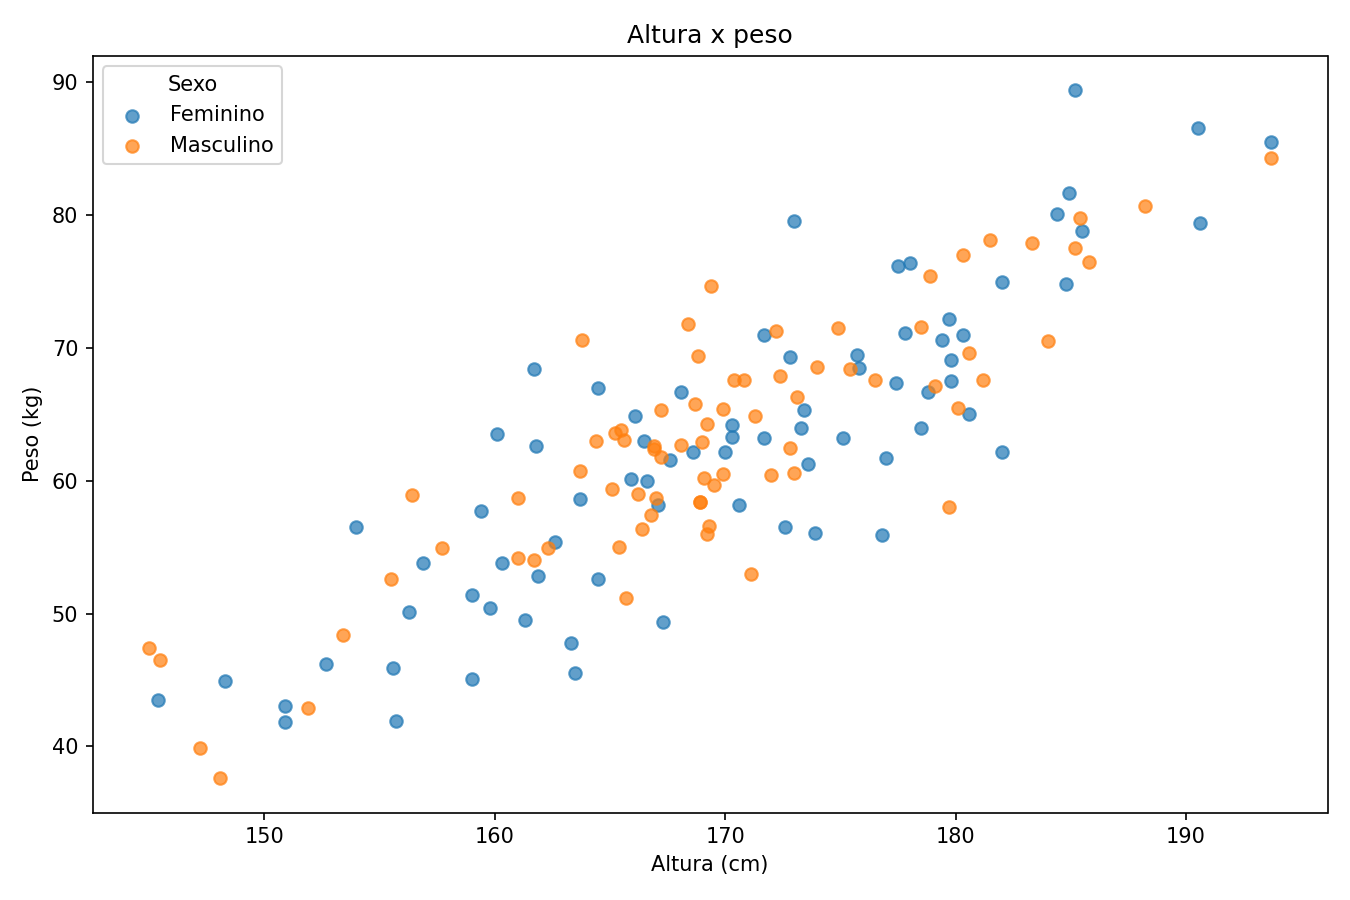

Write the Python code that produced this figure.
import pandas as pd
import matplotlib.pyplot as plt
from pathlib import Path

ARQUIVO = Path(__file__).resolve().parent / "dados_dispersao.csv"
df = pd.read_csv(ARQUIVO)

plt.figure(figsize=(9, 6))
for sexo, grupo in df.groupby("sexo"):
    plt.scatter(grupo["altura_cm"], grupo["peso_kg"], alpha=0.7, label=sexo)
plt.title("Altura x peso")
plt.xlabel("Altura (cm)")
plt.ylabel("Peso (kg)")
plt.legend(title="Sexo")
plt.tight_layout()
plt.savefig(Path(__file__).resolve().parent / "grafico_dispersao.png", dpi=150)
plt.close()
